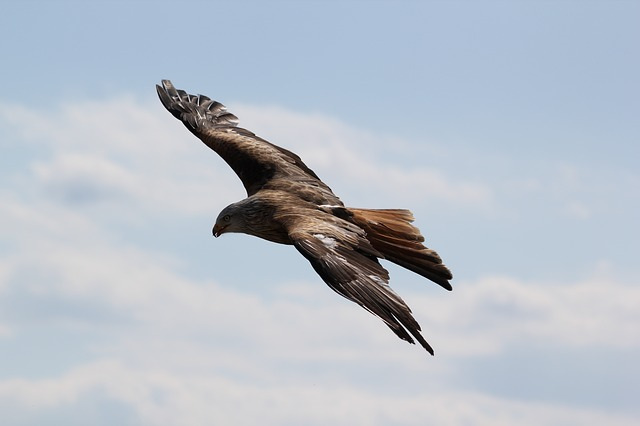
#> input picture assignment1/images/eagle.jpg, 640 x 426 px
$ python exercise3d.py   (older library calls are emulated)
#> lines starting #> are read from the running program, lines starting #| are printed output that depends on the picture; after the words box and inside, x2 and y2 are one past the last pixel; in counts of white or black regions, pixels touching at a corner belong together
### assignment1/UZ_utils.py
"""
Before the first run, you need to have all necessary Python packages installed. For
that we highly recommend firstly creating Virtual Environment, to have your
development environment seperated from other projects (https://docs.python.org/3/tutorial/venv.html).

In system terminal then run: "pip install numpy opencv-python matplotlib Pillow"
"""

import numpy as np
import cv2
from matplotlib import pyplot as plt
from PIL import Image


def imread(path):
    """
    Reads an image in RGB order. Image type is transformed from uint8 to float, and
    range of values is reduced from [0, 255] to [0, 1].
    """
#> called with path = 'images/eagle.jpg'
    I = Image.open(path).convert('RGB')  # PIL image.
#> I is the input picture: PIL image 640x426 RGB; mean R, G, B 182.9, 190.7, 201.2
    I = np.asarray(I)  # Converting to Numpy array.
    I = I.astype(np.float64) / 255
#> I: shape (426, 640, 3) float64
    return I


# [54 lines left out: functions imread_gray, imshow, signal_show, convolve, not called in this run]


# [25 lines that do not run on import are left out]

### assignment1/exercise3d.py
import numpy as np
import cv2
from matplotlib import pyplot as plt
from PIL import Image

from UZ_utils import *

# d) ----------------------------------------------------------------------------
# Create a mask of the image eagle.jpg
Img = imread('images/eagle.jpg') # --> Image values are from [0,1] float

I_gray = ((Img[:,:,0] + Img[:,:,1] + Img[:,:,2]) / 3)
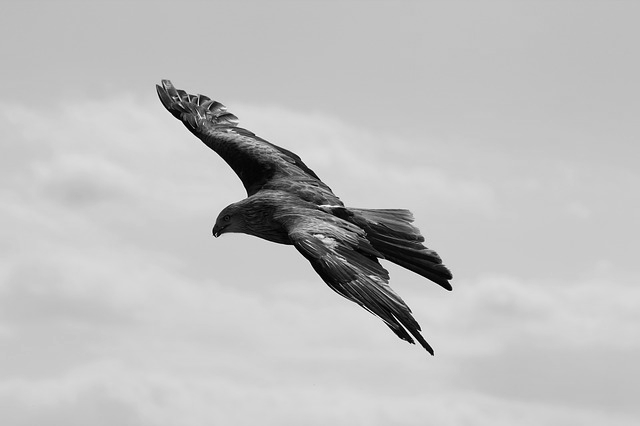
#> I_gray: shape (426, 640) float64; min 0, max 0.999, mean 0.751

plt.subplot(1,3,1)
plt.imshow(I_gray, cmap="gray")
plt.title('Grayscale')

threshold = 0.5

I_bin = np.where(I_gray > threshold, 0, 1)
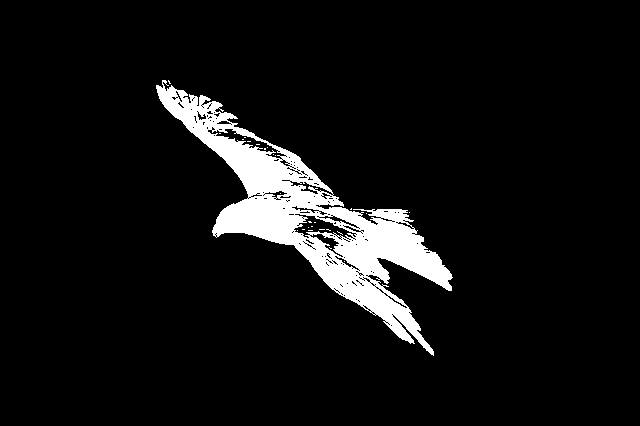
#> I_bin: shape (426, 640) int64; values 0 (black) and 1 (white), 7% white; 27 white regions (26 under 20 px), largest, box (x1, y1, x2, y2) and area: (156, 80, 453, 356) 19100

plt.subplot(1,3,2)
plt.imshow(I_bin, cmap="gray")
plt.title('Binary')

# Erosion / Dilation
n = 5
SE = np.ones((n,n))
for x in range(3):
    Img[:,:,x] = I_bin

I_bin = cv2.dilate(Img, SE)
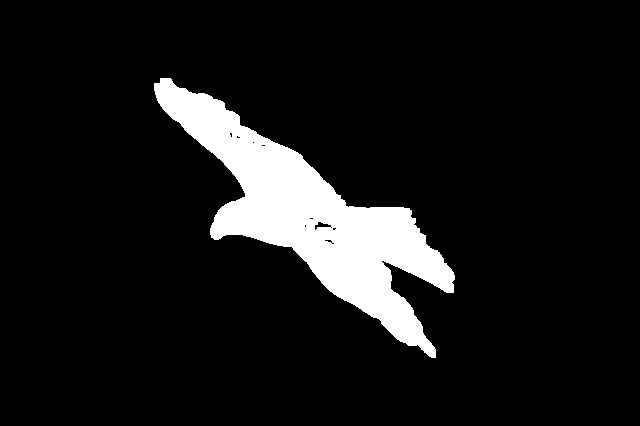
#> I_bin: shape (426, 640, 3) float64; values 0 (black) and 1 (white), 9.1% white; 1 white region, box (x1, y1, x2, y2) and area: (154, 78, 455, 358) 24941
I_bin = cv2.dilate(I_bin, SE)
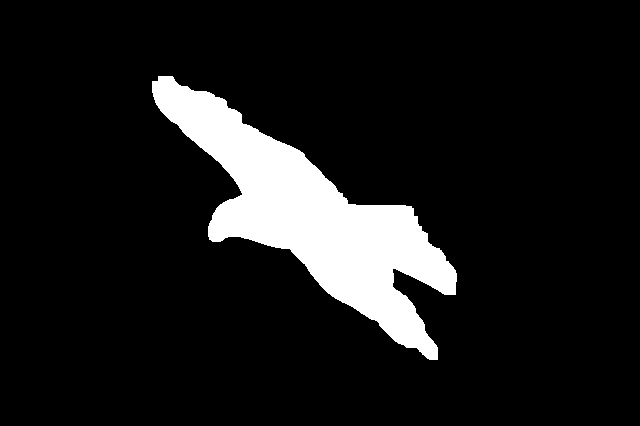
#> I_bin: shape (426, 640, 3) float64; values 0 (black) and 1 (white), 10.2% white; 1 white region, box (x1, y1, x2, y2) and area: (152, 76, 457, 360) 27879
I_bin = cv2.erode(I_bin, SE)
#> I_bin: shape (426, 640, 3) float64; values 0 (black) and 1 (white), 9.2% white; 1 white region, box (x1, y1, x2, y2) and area: (154, 78, 455, 358) 25095
I_bin = cv2.erode(I_bin, SE)
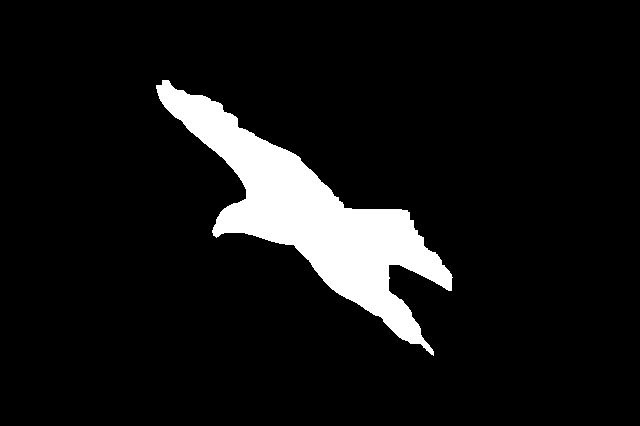
#> I_bin: shape (426, 640, 3) float64; values 0 (black) and 1 (white), 8.2% white; 1 white region, box (x1, y1, x2, y2) and area: (156, 80, 453, 356) 22343

plt.subplot(1,3,3)
plt.imshow(I_bin, cmap="gray")
plt.title('Binary Eroded/Dilated')


plt.show()
